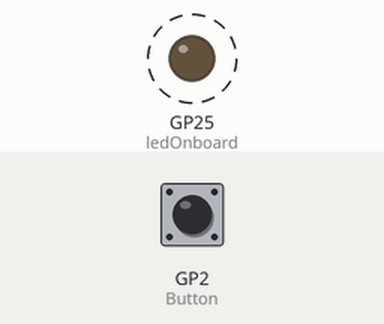
This program was run on a simulated Raspberry Pi Pico running MicroPython. Parts: output pins drawn as LEDs (lit = HIGH). Dashed ring = blinking. The test bench sets the inputs (shaded band); at power-on: GP2 (Button) HIGH. Threads take turns every 2 ms; what the program prints to the serial console is not drawn.

Above: at 1.2 s.
1.3 s: GP2 (Button) pulled LOW for 0.3 s
Timing chart, 0 to 10.3 s (numbered marks = the images above; inputs shaded):
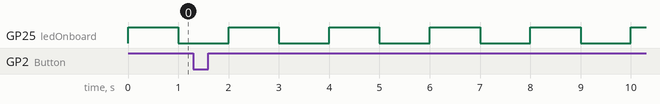

The program:

4_Thread.py
```python
import machine
import utime
import _thread

ledOnboard = machine.Pin(25,machine.Pin.OUT)
ON = 1
OFF = 0

Button = machine.Pin(2,machine.Pin.IN,machine.Pin.PULL_UP)
Press = 0
Relese = 1
count = 0

def Button_Check_thread():
    global count
    print("Thread Start.")
    while True:
        if Button.value() == Press:
            count = count + 1
            print("Button Press : " + str(count))
        utime.sleep(0.25)

_thread.start_new_thread(Button_Check_thread,()) # for Starting new thread

while True:
    ledOnboard.value(ON)
    utime.sleep(1) # delay 1 sec
    ledOnboard.value(OFF)
    utime.sleep(1) # delay 1 sec
```

Measured:
- by itself, GP25 (ledOnboard): alternates HIGH for 1.0 s and LOW for 1.0 s
